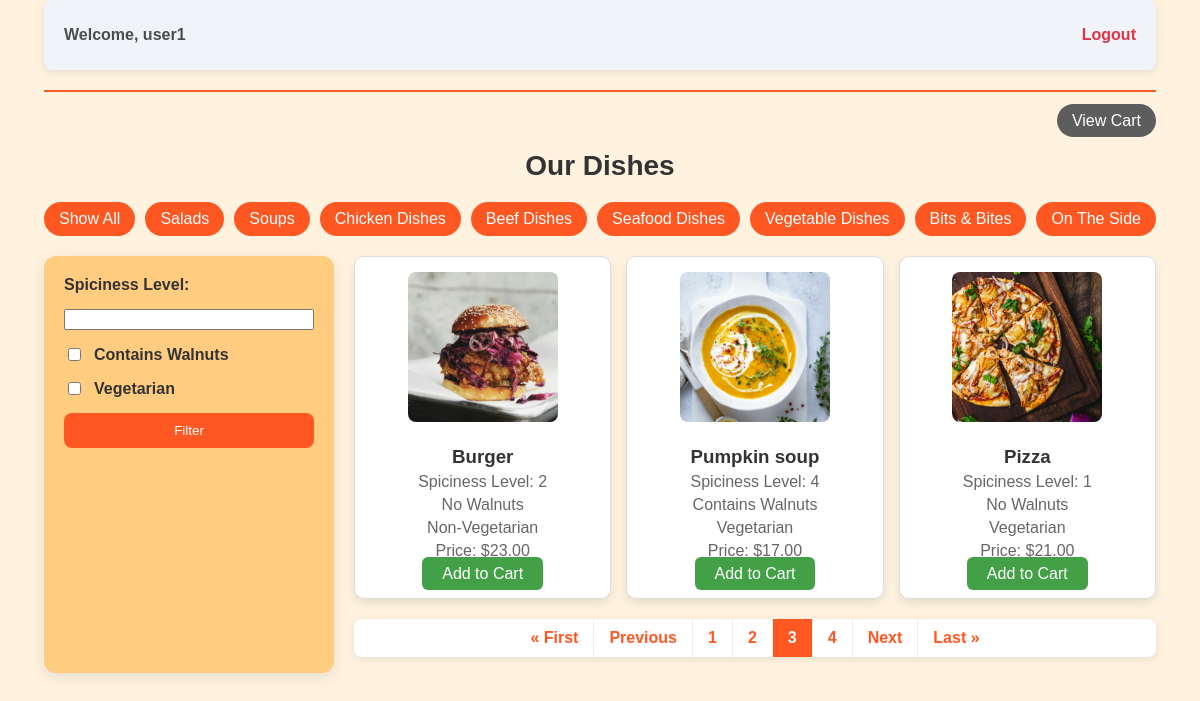
/?page=3 (signed in), run on the app's committed database.
### restaurant/models.py (models this page shows, shortened)
class Dish(models.Model):
    name = models.CharField(max_length=100)
    image = models.ImageField(upload_to='dishes/')
    category = models.CharField(max_length=50, choices=CATEGORY_CHOICES)
    spiciness_level = models.IntegerField(choices=[(i, str(i)) for i in range(5)])
    has_walnuts = models.BooleanField(default=False)
    is_vegetarian = models.BooleanField(default=False)
    price = models.DecimalField(max_digits=6, decimal_places=2)

### restaurant/views.py (the view)
# urls.py: path('', views.dish_list, name='dish_list'),
@login_required
def dish_list(request):
    categories = request.GET.getlist('category')
    spiciness = request.GET.get('spiciness')
    has_walnuts = request.GET.get('has_walnuts') == 'on'
    is_vegetarian = request.GET.get('is_vegetarian') == 'on'
    dishes = Dish.objects.all()
    if not categories or 'all' in categories:
        pass
    else:
        dishes = dishes.filter(category__in=categories)
    if spiciness:
        dishes = dishes.filter(spiciness_level=int(spiciness))
    if has_walnuts:
        dishes = dishes.filter(has_walnuts=True)
    if is_vegetarian:
        dishes = dishes.filter(is_vegetarian=True)
    paginator = Paginator(dishes, 3)  # თითოეულ გვერდზე რამდენი ელემენტი გვაქვს
    page_number = request.GET.get('page')   # გვერდის კონკრეტული ნომერი
    page_obj = paginator.get_page(page_number)  # კონკრეტული გვერდის ჩატვირთვა
    context = {
      'dishes': page_obj
  }
    return render(request, 'restaurant/dish_list.html', context)

### restaurant/templates/restaurant/dish_list.html (shortened to what this page needs)
{% extends 'base.html' %}
{% block content %}
<div class="auth-section">
    {% if request.user.is_authenticated %}
        <p class="user-info">Welcome, {{ request.user }}</p>
        <p><a href="{% url 'logout' %}" class="auth-link logout">Logout</a></p>
    {% else %}
        <p><a href="{% url 'login' %}" class="auth-link login">Login</a></p>
    {% endif %}
</div>
<hr class="divider">
<p class="cart-link">
    <a href="{% url 'cart_view' %}" class="btn btn-cart">View Cart</a>
</p>
<h1 class="page-title">Our Dishes</h1>
<div class="categories">
    <a href="?category=all" class="category-btn">Show All</a>
    <a href="?category=Salads" class="category-btn">Salads</a>
    <a href="?category=Soups" class="category-btn">Soups</a>
    <a href="?category=Chicken-Dishes" class="category-btn">Chicken Dishes</a>
    <a href="?category=Beef-Dishes" class="category-btn">Beef Dishes</a>
    <a href="?category=Seafood-Dishes" class="category-btn">Seafood Dishes</a>
    <a href="?category=Vegetable-Dishes" class="category-btn">Vegetable Dishes</a>
    <a href="?category=Bits&Bites" class="category-btn">Bits & Bites</a>
    <a href="?category=On-The-Side" class="category-btn">On The Side</a>
</div>
<div class="content-container">
    <aside class="sidebar">
        <form method="GET">
            <label>Spiciness Level:</label>
            <input type="number" name="spiciness" min="0" max="4">
            <label>
                <input type="checkbox" name="has_walnuts"> Contains Walnuts
            </label>
            <label>
                <input type="checkbox" name="is_vegetarian"> Vegetarian
            </label>
            <button type="submit">Filter</button>
        </form>
    </aside>
    <main class="main-content">
        <div class="dishes">
            {% for dish in dishes %}
            <div class="dish-card">
                <img src="{{ dish.image.url }}" alt="{{ dish.name }}">
                <h3>{{ dish.name }}</h3>
                <p>Spiciness Level: {{ dish.spiciness_level }}</p>
                <p>{% if dish.has_walnuts %} Contains Walnuts {% else %} No Walnuts {% endif %}</p>
                <p>{% if dish.is_vegetarian %} Vegetarian {% else %} Non-Vegetarian {% endif %}</p>
                <p>Price: ${{ dish.price }}</p>
                <a href="{% url 'add_to_cart' dish.id %}" class="btn">Add to Cart</a>
            </div>
            {% empty %}
            <p>No dishes found matching your criteria.</p>
            {% endfor %}
        </div>
        {% include "includes/paginations.html" with dishes=dishes %}
    </main>
</div>
{% endblock %}

### restaurant/static/css/style.css (style rules this page uses)
body { background-color: #fff3e0; display: flex; height: 100vh; justify-content: center; margin: 0; font-family: Arial, sans-serif; }
h1 { text-align: center; color: #d84315; margin-bottom: 20px; }
.content-container { display: flex; gap: 20px; }
.sidebar { background-color: #ffcc80; padding: 20px; border-radius: 12px; box-shadow: 0 4px 15px rgba(0, 0, 0, 0.1); width: 100%; max-width: 250px; }
.sidebar form { display: flex; flex-direction: column; gap: 15px; }
.sidebar label { font-weight: 600; color: #333; display: flex; align-items: center; gap: 10px; }
.sidebar input[type="number"], .sidebar input[type="checkbox"] { cursor: pointer; }
.sidebar button { background-color: #ff5722; color: #fff; border: none; border-radius: 8px; padding: 10px; cursor: pointer; transition: background 0.3s; }
.main-content { width: 100%; }
.categories { display: flex; gap: 10px; flex-wrap: wrap; margin-bottom: 20px; justify-content: center; }
.category-btn { background-color: #ff5722; color: #fff; padding: 8px 15px; border-radius: 20px; text-decoration: none; transition: background 0.3s; }
.dishes { display: grid; grid-template-columns: repeat(auto-fill, minmax(250px, 1fr)); gap: 15px; }
.dish-card { border: 1px solid #ddd; border-radius: 10px; padding: 15px; text-align: center; background-color: #ffffff; box-shadow: 0 4px 10px rgba(0, 0, 0, 0.1); transition: transform 0.3s; }
.dish-card img { width: 150px; height: 150px; object-fit: cover; border-radius: 8px; margin-bottom: 10px; }
.dish-card h3 { color: #333; margin: 10px 0 5px; }
.dish-card p { color: #666; margin: 5px 0; }
.btn { background-color: #43a047; color: #ffffff; padding: 8px 20px; border-radius: 6px; text-decoration: none; margin-top: 10px; }
.auth-section { display: flex; justify-content: space-between; align-items: center; background-color: #f0f4f8; padding: 10px 20px; border-radius: 8px; box-shadow: 0 2px 8px rgba(0, 0, 0, 0.1); margin-bottom: 20px; }
.user-info { font-weight: bold; color: #4b4b4b; }
.auth-link { text-decoration: none; font-weight: bold; }
.auth-link.logout { color: #dc3545; }
.divider { border: none; height: 2px; background-color: #ff5722; margin: 20px 0; }
.cart-link { text-align: right; margin-bottom: 20px; }
.btn-cart { background-color: #5d5d5d; color: #fff; padding: 8px 15px; border-radius: 20px; text-decoration: none; transition: background 0.3s; }
.page-title { text-align: center; color: #333; margin-bottom: 20px; font-size: 28px; }

### data on the page
Dish: image (picture), name "Burger", spiciness_level "2", has_walnuts "No Walnuts", is_vegetarian "Non-Vegetarian", price "23.00"
Dish: image (picture), name "Pumpkin soup", spiciness_level "4", has_walnuts "Contains Walnuts", is_vegetarian "Vegetarian", price "17.00"
Dish: image (picture), name "Pizza", spiciness_level "1", has_walnuts "No Walnuts", is_vegetarian "Vegetarian", price "21.00"

### other printed values
{{ request.user }} "user1"
{{ num }} "1" "2" "4"
{{ num }} "3"
